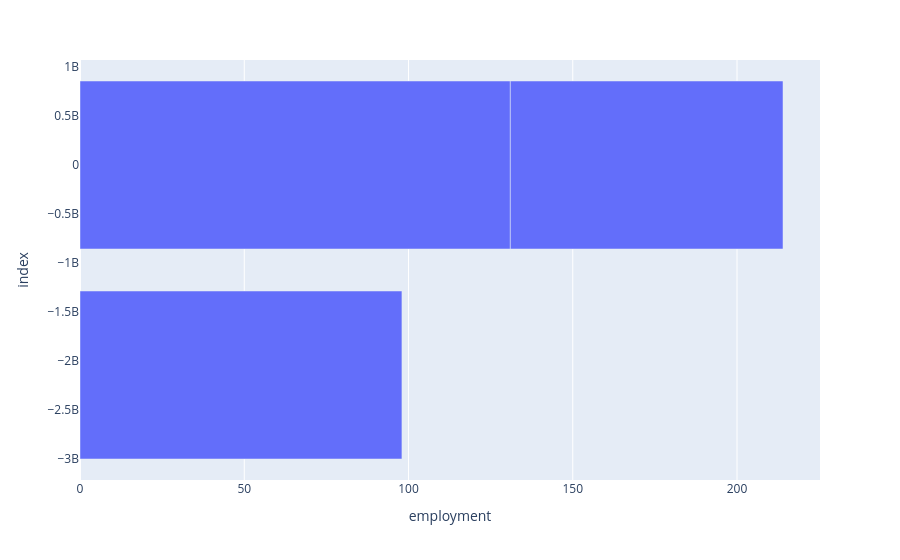

The notebook cell this image was saved under:
### Code cell
fig = px.bar(atus_df['employment'].value_counts(),
             x='employment')

fig.show()

### Figure 1 — Plotly figure (JSON) as saved in the notebook; plotly's stock layout.template omitted (floating-point values rounded to 4 significant figures)
{"data": [{"alignmentgroup": "True", "hovertemplate": "employment=%{x}<br>index=%{y}<extra></extra>", "legendgroup": "", "marker": {"color": "#636efa", "pattern": {"shape": ""}}, "name": "", "offsetgroup": "", "orientation": "h", "showlegend": false, "textposition": "auto", "type": "bar", "x": [131, 98, 83], "xaxis": "x", "y": [1, -2147483648, 2], "yaxis": "y"}], "layout": {"autosize": true, "barmode": "relative", "legend": {"tracegroupgap": 0}, "margin": {"t": 60}, "xaxis": {"anchor": "y", "autorange": true, "domain": [0, 1], "range": [0, 225.3], "title": {"text": "employment"}, "type": "linear"}, "yaxis": {"anchor": "x", "autorange": true, "domain": [0, 1], "range": [-3221000000.0, 1074000000.0], "title": {"text": "index"}, "type": "linear"}}}
